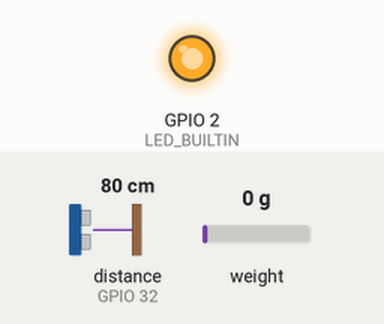
Recording of a sketch running on a simulated ESP32. Parts: output pins drawn as LEDs (lit = HIGH). Inputs (shaded band) come from the test bench; at power-on: distance to the obstacle (sensor on GPIO 32) 80 cm, weight on the scale 0 g. The echo pulse lasts 58.3 µs per cm; the modem accepts every AT command (registered, SIM ready, sends succeed) and sends nothing else; pins used as bus, display or sensor lines are not drawn; what the sketch prints to the serial monitor is not drawn.

Above: at 18.3 s.
At 94.44 s:
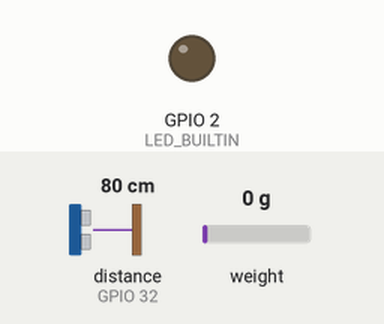
Timing chart, 0 to 121.6 s (numbered marks = the images above):
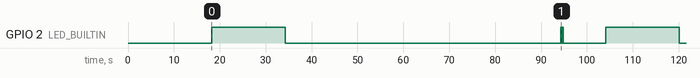

The sketch:

emisor_granada_sms.ino
```cpp
/* Este proyecto de monitoreo de tres tanques (Granada, Bambuco y Fachadas) en el Acueducto Regional Rural del municipio de Filandia, departamento del Quindio,
se firmó el contrato por $12'000.000, que incluye 3 receptores GPRS-GSM con SIM800 y un receptro en la oficina con pantalla LED y via GPRS-GSM con SIM800, el día
29 de mayo del 2025, y se proyecta instalar el próximo jueves, 6 de noviembre.
Se trató de contratar 4 planes con Claro de SMS ilimitado, pero durante casi un mes no se logró que activaran un buen servicio, para lo cual se compararon 4 SimCard
en Claro y se pagaron 4 planes prepago de SMS ilimitado por $32.000/mes, sieno ilimitado 3000 SMS mensuales, implicando que para lograr lo anterior, tenia que recibir
datos cada 45 minutos para un total de 2976 SMS del receptor y 992 del Emisor.
Se alimenta el equipo con el regulador LM2586 de 5V, ya que los diferentes módulos que alimenta son: ESP32 = 4.5V; Presion Aire 40Kpa = 4.5V; HCSR04 = 4.5V; LCD 128x64 = 4.5V;
MicroSD = 4.5V; SIM800L = 4.5V
Se realizó el código con la ayuda de IAs, en especial Claude, para lo cual se logró el código que realizara:
1. Alertar mediante ALERTA en LCD y con LED el estado del tanque, ya sea rebose (H < 20 cms), vaciado (H > 300 cms) o no instalar memoria SD
2. Se graba en SD los datos, incluyendo el Estado y la fecha y hora en que se reinicie el equipo
3. Se tiene un led verde de encendido
4. El LED rojo, se enciende durante unos 5 segundos cuando recibe un mensaje
5. CLaude generó el manual de operación y mantenimiento, así como las recomendaciones periódicas de revisión.
6. Para el Emisor, el LED parpadea 2 veces y luego se sostiene por 15 seg, indicando envío de los datos
Fecha de actualización : Febrero 10 del 2026- (Duración: 5 meses y medio)
*/

#include "HX711.h"
#include <HardwareSerial.h>

// ===== CONFIGURACIÓN SIM800 =====
#define SIM_RX 17 // Pin 17 del ESP32 con el TX del SIM800
#define SIM_TX 16 // Pin 16 del ESP32 con RX del SIM800
HardwareSerial SIM800(2);

// ===== CONFIGURACIÓN SENSORES =====
HX711 scale; // Sensor de presiön diferencial
// Blanco VCC; Negro GND; Amarillo OUT = DAT; Rojo SCK = CLK
#define LED_BUILTIN 2
#define DAT 21 // Sensor de presión diferencial
#define CLK 22 // Sensor de presión diferencial
#define TRIG_PIN 33
#define ECHO_PIN 32

// ===== CONFIGURACIÓN DEL TANQUE (CAMBIAR SEGÚN INSTALACIÓN) =====
String tanque = "TANQUE GRANADA"; // Cel 3113278391
//String tanque = "TANQUE BAMBUCO"; // Cel 3113278374
//String tanque = "TANQUE FACHADAS"; // Cel 3113278377
// Receptor oficina Acueducto Cel 3113278382

float Kplaca = 0.16117; // Macromedidor de 4 pulg Granada
//float Kplaca = 0.06969; // Macromedidor de 2.5 pulg Bambuco
//float Kplaca = 0.05010; // Macromedidor de 2 pulg Fachadas

// ===== VARIABLES DE MEDICIÓN =====
const int datosLectura = 30;
//const unsigned long intervaloLectura = 270000; // 45 minutos = 2700000
const unsigned long intervaloLectura = 120000; // 2 minutos para pruebas

float datoPresion = 0;
float promPresion = 0;
float sumaPresion = 0;

float promNivel = 0;
float sumaNivel = 0;

float caudal = 0;
float volumenParcial = 0;
float volumenTotal = 0;

unsigned long ultimaLectura = 0;
int contadorInicializacion = 0;

String mensajeSMS = "";
bool smsEnviado = false;

// ===================================================
void setup() {
  Serial.begin(115200);
  delay(2000);
  pinMode(LED_BUILTIN, OUTPUT);
  // Configuracion pines Sensor de nivel impermeable: Blanco VCC; Negro GND; Amarillo TRIG; Rojo ECHO
  pinMode(TRIG_PIN, OUTPUT);
  pinMode(ECHO_PIN, INPUT);

  Serial.println("\n========================================");
  Serial.println("SISTEMA DE MONITOREO DE TANQUES");
  Serial.println("Acueducto Regional Filandia - Quindío");
  Serial.println("========================================");
  Serial.println("Tanque: " + tanque);
  Serial.println("Intervalo: " + String(intervaloLectura/60000) + " minutos");
  Serial.println("========================================\n");

  // Inicializar SIM800
  // ================================
  Serial.println("\n📱 Inicializando módulo SIM800...");
  InicioSIM800();

  Serial.println("\n✓ Sistema iniciado correctamente");
  Serial.println("Esperando primera lectura...\n");

  // Realizar primera lectura inmediatamente
  ultimaLectura = millis() - intervaloLectura;

  // Inicializar sensor de presión
  // ================================
  Serial.println("📊 Inicializando Sensor de Presión...");
  scale.begin(DAT, CLK);
  scale.set_gain(128); // gain(128) para 20 mV

  Serial.print("   Esperando respuesta ");
  int intentos = 0;
  while (!scale.is_ready() && intentos < 50) {
    Serial.print(".");
    delay(100);
    intentos++;
  }

  if (scale.is_ready()) {
    Serial.println(" ✓ Listo!");
  } else {
    Serial.println(" ✗ Error!");
  }

  delay(1000);
  Monitoreo();
  delay(60000); // Retrazo de un minuto para que se ajuste el SIM800 con la señal.
}
// ===================================================
void loop() {
  unsigned long tiempoActual = millis();

  // Verificar si es momento de hacer lectura
  if (tiempoActual - ultimaLectura >= intervaloLectura) {
    ultimaLectura = tiempoActual;

    Serial.println("📊 INICIANDO CICLO DE LECTURA");

    // Parpadeo LED indicando inicio de ciclo
    for (int i = 0; i < 3; i++) {
      digitalWrite(LED_BUILTIN, HIGH);
      delay(100);
      digitalWrite(LED_BUILTIN, LOW);
      delay(100);
    }

    Monitoreo();
    Serial.println("✓ Ciclo completado");
    Serial.println("⏱️  Próxima lectura en " + String(intervaloLectura/60000) + " minutos");
    Serial.println("========================================\n");
  }
  delay(200); // Pequeño delay para no saturar el CPU
}

void Monitoreo() {
  leerNivel();
  leerPresion();
  calcularVariables();
  mostrarDatos();
  enviarSMS();
}

// ===== INICIALIZACIÓN SIM800 =====
void InicioSIM800() {
  SIM800.begin(9600, SERIAL_8N1, SIM_RX, SIM_TX);
  delay(70);
  // Limpiar buffer
  while (SIM800.available()) SIM800.read();

  // 1. Test de comunicación
  Serial.print("   Test comunicación...");
  SIM800.println("AT");
  delay(1000);
  if (SIM800.available()) {
    String resp = SIM800.readString();
    Serial.println(" ✓ OK");
  } else {
    Serial.println(" ✗ Error");
  }

  // 2. Desactivar eco
  SIM800.println("ATE0");
  delay(500);
  while (SIM800.available()) SIM800.read();

  // 3. Modo texto SMS
  Serial.print("   Configurando modo SMS...");
  SIM800.println("AT+CMGF=1");
  delay(1000);
  while (SIM800.available()) SIM800.read();
  Serial.println(" ✓ OK");

  // 4. Charset GSM
  SIM800.println("AT+CSCS=\"GSM\"");
  delay(500);
  while (SIM800.available()) SIM800.read();

  // 5. Verificar señal
  Serial.print("   Verificando señal...");
  SIM800.println("AT+CSQ");
  delay(1000);
  if (SIM800.available()) {
    String signal = SIM800.readString();
    Serial.println(" " + signal);
  }

  Serial.println("   ✓ SIM800 configurado correctamente");
}

// ===== LECTURA DE NIVEL (ULTRASONIDO) =====
void leerNivel() {
  Serial.println("\n📏 Leyendo nivel del tanque...");
  sumaNivel = 0;
  int lecturasValidas = 0;

  for (int k = 0; k < datosLectura; k++) {
    digitalWrite(TRIG_PIN, LOW);
    delayMicroseconds(2);
    digitalWrite(TRIG_PIN, HIGH);
    delayMicroseconds(30);
    digitalWrite(TRIG_PIN, LOW);

    float duracion = pulseIn(ECHO_PIN, HIGH, 30000); // Timeout 30ms

    if (duracion > 0) {
      float distancia = duracion * 0.01715;

      // Filtrar lecturas anómalas (< 2cm o > 400cm)
      if (distancia >= 2 && distancia <= 400) {
        sumaNivel += distancia;
        lecturasValidas++;
      }
    }
    delay(100);
  }

  if (lecturasValidas > 0) {
    promNivel = sumaNivel / lecturasValidas;
    Serial.println("   ✓ Nivel promedio: " + String(promNivel, 1) + " cm (" +
                   String(lecturasValidas) + "/" + String(datosLectura) + " lecturas válidas)");
  } else {
    promNivel = 0;
    Serial.println("   ✗ No se obtuvieron lecturas válidas");
  }
}

// ===== LECTURA DE CAUDAL (PRESIÓN) =====
void leerPresion() {
  Serial.println("\n💧 Leyendo presión del caudal...");
  sumaPresion = 0;
  int validas = 0;
// *********************************************************************
  for (int i = 0; i < datosLectura; i++) {
    if (scale.is_ready()) {
      sumaPresion += (scale.read() + 3000000); //AJUSTE A LECTURAS POSITIVAS
      validas++;
    }
    delay(100);
  }

  if (validas > 0) {
    promPresion = sumaPresion / validas;
    Serial.println("   ✓ Presión leída: " + String(promPresion, 0) +
                   " (" + String(validas) + "/" + String(datosLectura) + " lecturas)");
    } else {
    promPresion = 0;
    Serial.println("   ✗ No se pudo leer presión");
  }
}

// ===== CALCULAR VARIABLES FINALES =====
void calcularVariables() {
  Serial.println("\n🔢 Calculando variables...");

  // Ajustar promedio de nivel si es negativo
  if (promNivel < 0) {
    promNivel = 0;
  }

  // Calcular caudal con ajuste a cero
  // ***************************************************************************************
  caudal = Kplaca * sqrt(promPresion/419.43) - 3.38; // 1 Pascal = 419.43 lecturas de presión Y AJUSTAR CAUDAL CERO

  if (caudal < 0) {
    caudal = 0;
  }

  // Calcular volumen parcial y acumulado
  volumenParcial = caudal * intervaloLectura / 1000000; // m³
  volumenTotal += volumenParcial;

  Serial.println("   ✓ Cálculos completados");
}

// ===== MOSTRAR DATOS =====
void mostrarDatos() {
  Serial.println("\n📊 DATOS PROCESADOS:");
  Serial.println("   Tanque: " + tanque);
  Serial.println("   Caudal: " + String(caudal, 2) + " lps");
  Serial.println("   Volumen acumulado: " + String(volumenTotal, 1) + " m³");
  Serial.println("   Nivel: " + String(promNivel, 0) + " cm");

  // Preparar mensaje SMS
  mensajeSMS = tanque + ";" + String(caudal, 2) + ";" +
               String(volumenTotal, 1) + ";" + String(promNivel, 0);

  Serial.println("\n📱 Mensaje SMS preparado:");
  Serial.println("   " + mensajeSMS);
}

// ===== ENVIAR SMS =====
void enviarSMS() {
  Serial.println("\n📤 ENVIANDO SMS...");
  digitalWrite(LED_BUILTIN, HIGH);

  // Número de destino principal
  //String numeroDestino = "+573113278382";
  String numeroDestino = "+573117861303";

  Serial.println("   Destinatario: " + numeroDestino);

  // Limpiar buffer
  while (SIM800.available()) SIM800.read();

  // Enviar comando de SMS
  SIM800.println("AT+CMGS=\"" + numeroDestino + "\"");
  delay(1000);

  // Verificar respuesta > simbolo anterior entre comillas
  bool listo = false;
  unsigned long timeout = millis();
  while (millis() - timeout < 5000) {
    if (SIM800.available()) {
      char c = SIM800.read();
      Serial.print(c);
      if (c == '>') {
        listo = true;
        break;
      }
    }
  }

  if (listo) {
    // Enviar mensaje
    SIM800.println(mensajeSMS);
    delay(500);

    // Enviar Ctrl+Z
    SIM800.write(26);
    delay(3000);

    // Verificar respuesta
    String respuesta = "";
    timeout = millis();
    while (millis() - timeout < 10000) {
      if (SIM800.available()) {
        respuesta += (char)SIM800.read();
      }
    }

    Serial.println(respuesta);

    if (respuesta.indexOf("OK") >= 0) {
      Serial.println("   ✓ SMS enviado correctamente");
      smsEnviado = true;
    } else {
      Serial.println("   ✗ Error al enviar SMS");
      smsEnviado = false;
    }

    // LIMPIAR MEMORIA SMS DESPUÉS DE ENVIAR
    delay(500);
    Serial.println("\n🗑️  Limpiando memoria SMS...");
    SIM800.println("AT+CMGD=1,4");
    delay(1000);

    while (SIM800.available()) {
      Serial.print((char)SIM800.read());
    }
    Serial.println("\n   ✓ Memoria limpiada");

  } else {
    Serial.println("   ✗ Módulo SIM800 no respondió");
    smsEnviado = false;
  }

  digitalWrite(LED_BUILTIN,LOW);
}
```

Measured:
- by itself, GPIO 2 (LED_BUILTIN): HIGH → LOW at 34.3 s, → HIGH 60.0 s later, → LOW 0.10 s later, → HIGH 0.10 s later, … (9 changes in this stretch)
